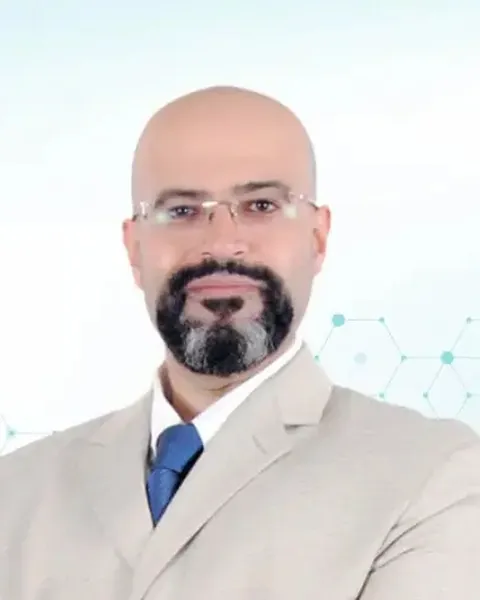
#> input picture clinic/prototype/img/doctor-480.webp, 480 x 600 px
$ python make-avatar.py
#> lines starting #> are read from the running program, lines starting #| are printed output that depends on the picture
#!/usr/bin/env python3
"""Generate the header avatar from the doctor's portrait.

    python3 tools/make-photo.py

Writes img/avatar-96.* and img/avatar-192.*. The face sits in the upper
third of the portrait, so the crop is anchored there rather than centred.
"""

import os

from PIL import Image

HERE = os.path.dirname(os.path.abspath(__file__))
PROTO = os.path.join(HERE, "..")
IMG = os.path.join(PROTO, "img")
SOURCE = os.path.join(PROTO, "img", "doctor-480.webp")

# Square window around the head, measured on the 480x600 derivative.
#
# The header shows the avatar at 38px, where anything smaller than a clear
# head-and-shoulders reads as a smudge. This window keeps the whole head
# with even margins — the same framing the reference portrait uses.
#
#   head spans x 127..332, y 66..366 in the 480x600 derivative
FACE_BOX = (30, 46, 430, 446)


def main():
    with Image.open(SOURCE) as im:
#> im is the input picture: PIL image 480x600 RGB; mean R, G, B 222.5, 219.1, 217.4
        im = im.convert("RGB")
        face = im.crop(FACE_BOX)
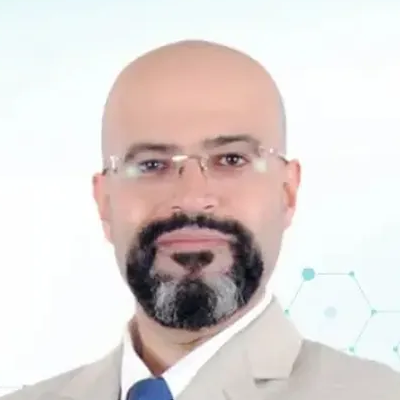
#> face: PIL image 400x400 RGB; mean R, G, B 222.3, 215, 213.1

        print(f"  وجه: {face.size[0]}x{face.size[1]} من {im.size[0]}x{im.size[1]}")
#|   وجه: 400x400 من 480x600

        for size in (96, 192):
            frame = face.resize((size, size), Image.LANCZOS)

            webp = os.path.join(IMG, f"avatar-{size}.webp")
            frame.save(webp, "WEBP", quality=86, method=6)

            jpg = os.path.join(IMG, f"avatar-{size}.jpg")
            frame.save(jpg, "JPEG", quality=88, optimize=True, progressive=True)

            print(
                f"  avatar-{size:<4} {size}x{size}  "
                f"webp {os.path.getsize(webp) / 1024:.1f} KB   "
                f"jpg {os.path.getsize(jpg) / 1024:.1f} KB"
            )
#> this loop made 2 passes
#> pass 1, in main, `frame = face.resize((size, size), Image.LANCZOS)`:
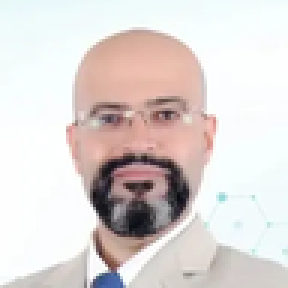
#> frame: PIL image 96x96 RGB (shown 3 times larger); mean R, G, B 222.3, 215, 213

    print("Done.")


if __name__ == "__main__":
    main()
